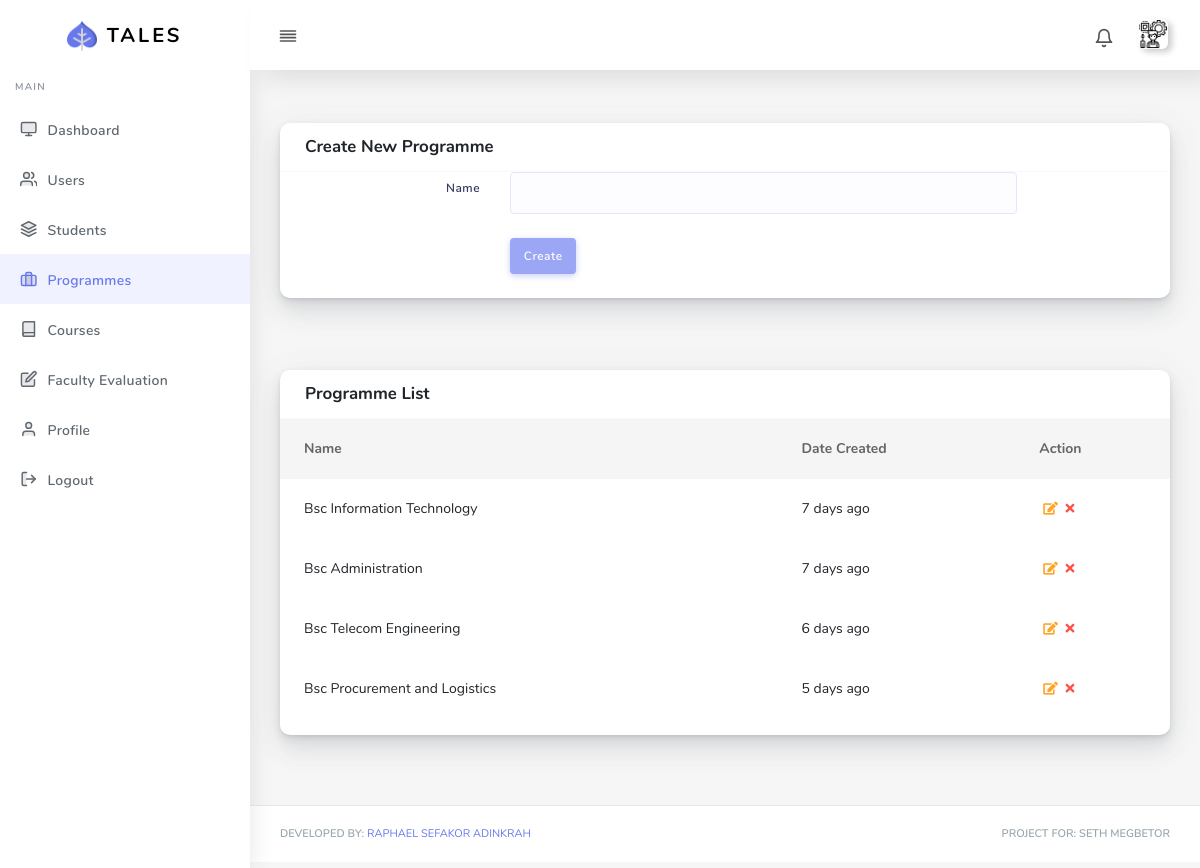
The app's page /admin/programmes.php (signed in) with its own data.
### tables this page shows
CREATE TABLE `programmes` (
  `id` int(11) NOT NULL,
  `name` varchar(255) NOT NULL,
  `created_at` timestamp NOT NULL DEFAULT current_timestamp(),
  `updated_at` timestamp NULL DEFAULT NULL
);

### Classes/Fetch.php (called while the page is built, shortened)
<?php
class Fetch
{
    protected $connection;
    function __construct(PDO $connection) {
        $this->connection =  $connection;
    }
    public function getItemsWithNoComparison($action, $table) {
        $query = $this->connection->prepare("{$action} FROM {$table}");
        if($query->execute()) {
            $all_results = array();
            while($result = $query->fetch(PDO::FETCH_OBJ)) {
                $all_results[] = $result;
            }
            return $all_results;
        } else {
            $this->error = implode(', ', $this->connection->errorInfo());
            return false;
        }
    }
}

### Classes/DateFormat.php (called while the page is built, shortened)
<?php
class DateFormat
{
	function timeAgo($time_ago)
	{
	    $time_ago = strtotime($time_ago);
	    $cur_time   = time();
	    $time_elapsed   = $cur_time - $time_ago;
	    $seconds    = $time_elapsed ;
	    $minutes    = round($time_elapsed / 60 );
	    $hours      = round($time_elapsed / 3600);
	    $days       = round($time_elapsed / 86400 );
	    if($seconds <= 60){
	        return "just now";
	    }
	    else if($hours <=24){
	        if($hours==1){
	            return "1 hour ago";
	        }else{
	            return "$hours hrs ago";
	        }
	    }
	    else if($days <= 7){
	        if($days==1){
	            return "Yesterday";
	        }else{
	            return "$days days ago";
	        }
	    }
	}
}

### admin/programmes.php (the view, shortened to what this page needs)
<?php
require_once dirname(__DIR__).'/Core/init.php';
$fetch_data = new Fetch($connection);
$date = new DateFormat($connection);
$programmes = $fetch_data->getItemsWithNoComparison('SELECT id, name, created_at', 'programmes');
?>
<!DOCTYPE html>
<html lang="en">
<head>
  <?php include 'includes/links.php'; ?>
</head>
<body>
  <div id="app">
    <div class="main-wrapper main-wrapper-1">
      <?php include 'includes/top-bar.php'; ?>
      <?php include 'includes/side-bar.php'; ?>
      <div class="main-content">
        <section class="section">
          <div class="row">
              <div class="col-12">
              <div class="card">
                <div class="card-header">
                  <h4>Create New Programme</h4>
                </div>
                <div class="card-body p-0">
                  <form data-toggle="validator" role="form" action="../Submits/create_programme.php" method="POST">
                    <div class="form-group row mb-4">
                      <label for="name" class="col-form-label text-md-right col-12 col-md-3 col-lg-3">Name</label>
                      <div class="col-sm-12 col-md-7">
                        <input type="text" class="form-control" id="name"  name="name" data-error="Bruh, the programme name field is required" required>
                      </div>
                    </div>
                    <div class="form-group row mb-4">
                      <label class="col-form-label text-md-right col-12 col-md-3 col-lg-3"></label>
                      <div class="col-sm-12 col-md-7">
                        <button type="submit" class="btn btn-primary">Create</button>
                      </div>
                    </div>
                  </form>
                </div>
              </div>
              </div>
          </div>
          <br><br>
          <div class="row">
              <div class="col-12">
              <div class="card">
                <div class="card-header">
                  <h4>Programme List</h4>
                </div>
                <div class="card-body p-0">
                    <div class="table-responsive">
                    <?php if(!empty($programmes)){ ?>
                      <table class="table table-hover">
                        <thead>
                            <th class="pl-4">Name</th>
                            <th>Date Created</th>
                            <th>Action</th>
                        </thead>
                          <tbody>
                            <?php foreach($programmes AS $program): ?>
                              <tr>
                                <td class="pl-4"><?php echo $program->name; ?></td>
                                <td><?php echo $date->timeAgo($program->created_at); ?></td>
                                <td>
                                  <a href="update_programme.php?id=<?php echo $program->id; ?>" class="text-warning"><i class="fas fa-edit"></i></a>
                                  <a href="../Submits/delete.php?programme_id=<?php echo $program->id; ?>" class="text-danger" data-toggle="tooltip" data-placement="left" title="Do you really want to delete this item permanently? NB: Action can not be undone!"><i class="fas fa-times"></i></a>
                                </td>
                              </tr>
                            <?php endforeach; ?>
                          </tbody>
                      </table>
                      <?php } else { ?>
                        <h3 class="text-danger mb-5 text-center">No data available!</h3>
                      <?php } ?>
                    </div>
                </div>
              </div>
              </div>
          </div>
        </section>
      </div>
      <?php include 'includes/footer.php'; ?>
    </div>
  </div>
</body>
</html>

### records on screen
programmes: name "Bsc Information Technology", created_at "7 days ago"
programmes: name "Bsc Administration", created_at "7 days ago"
programmes: name "Bsc Telecom Engineering", created_at "6 days ago"
programmes: name "Bsc Procurement and Logistics", created_at "5 days ago"
